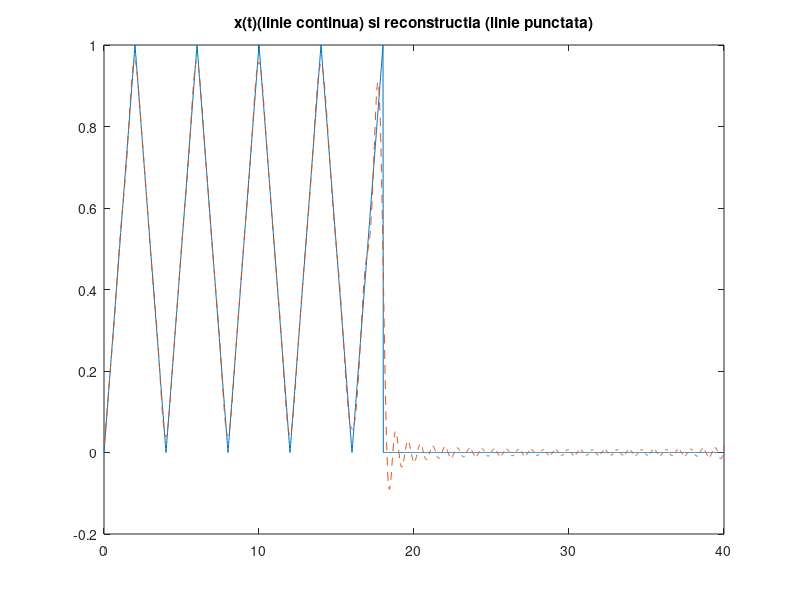
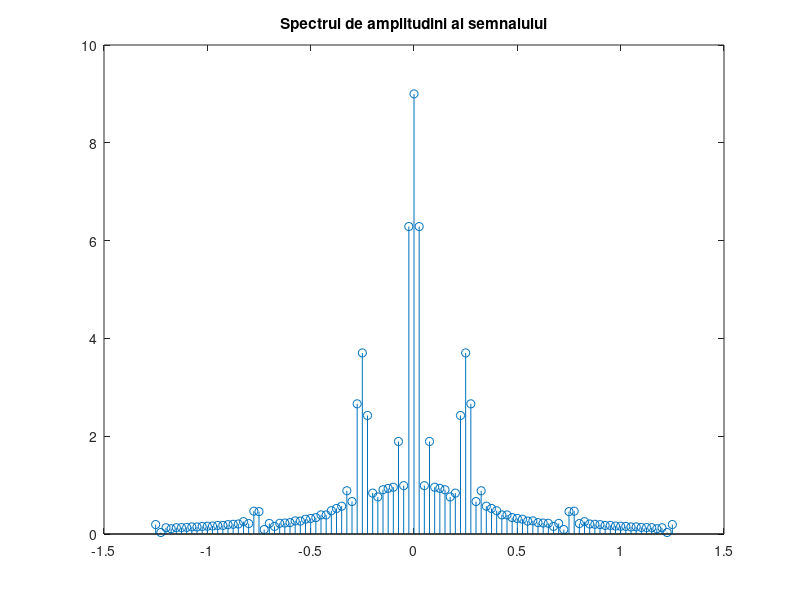

Write the MATLAB code that produced these figures, in order.
P=40;
D=18; 
N=50;
 

w0=2*pi/P;
timp_triunghi=0:0.02:D; 
Semnal_triunghiular= sawtooth((pi/2)*timp_triunghi,0.5)/2+0.5;
t = 0:0.02:P; 
x = zeros(1,length(t)); 
x(t<=D)=Semnal_triunghiular; 


figure(1);
plot(t,x); 
title('x(t)(linie continua) si reconstructia (linie punctata)');
hold on;


for k=-N:N 
    x_t = Semnal_triunghiular; 
    x_t = x_t .* exp(-j*k*w0*timp_triunghi); 
    X(k+51)=0; 
    for i = 1: length(timp_triunghi)-1 
        X(k+51) = X(k+51) + (timp_triunghi(i+1)-timp_triunghi(i))* (x_t(i)+x_t(i+1))/2; 
    end 
end 


for i = 1: length(t) 
    x_reconstruit(i) = 0; 
    for k=-N:N 
        x_reconstruit(i) = x_reconstruit(i) + (1/P)*X(k+51)*exp(j*k*w0*t(i));
    end 
end 
plot(t,x_reconstruit,'--'); 

 
figure(2);
w=-N*w0:w0:N*w0;
stem(w/(2*pi),abs(X));
title('Spectrul de amplitudini al semnalului')  


% Din teoria seriilor Fourier putem intelege ca orice semnal periodic poate fi aproximat 
% printr-o suma infinita de sin si cos.
% Coeficientii lui si sin si cos reprezinta spectrul de amplitudini al semnalului. 
% Semnalul reconstruit folosind un numar finit de termeni se apropie ca 
% forma de semnalul original dar are o anume eroare. Cu cat marim 
% numarul de coeficienti cu atat aceasta  eroare va fi  mai mica.  
% In plus se observa faptul ca semnalul poate fi aproximat printr-o 
% suma de sinusoide: variatiile semanlului au un caracter de sinusoida. 